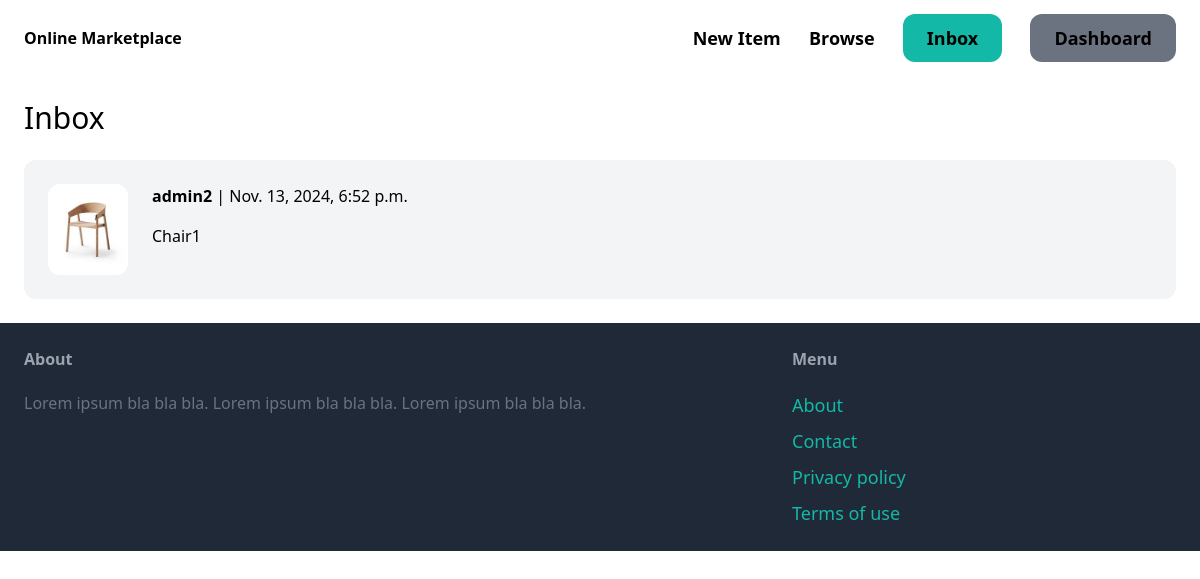
Screenshot of /inbox/ (signed in) with the database file from the repository.
### conversation/models.py (models this page shows)
class Conversation(models.Model):
    item = models.ForeignKey(Item, related_name='conversations', on_delete=models.CASCADE)
    members = models.ManyToManyField(User, related_name='conversations')
    created_at = models.DateTimeField(auto_now_add=True)
    modified_at = models.DateTimeField(auto_now=True)
    class Meta:
        ordering = ['modified_at',]

### item/models.py (models this page shows, shortened)
class Item(models.Model):
    category = models.ForeignKey(Category, related_name='items', on_delete=models.CASCADE)
    name = models.CharField(max_length=255)
    description = models.TextField(blank=True, null=True)
    price = models.FloatField()
    image = models.ImageField(upload_to='item_images', blank=True, null=True)
    is_sold = models.BooleanField(default=False)
    created_by = models.ForeignKey(User, related_name='items', on_delete=models.CASCADE)
    created_at = models.DateTimeField(auto_now_add=True)

### conversation/views.py (the view)
# urls.py: path('', views.inbox, name='inbox'),
@login_required
def inbox(request):
    conversations = Conversation.objects.filter(members__in=[request.user.id])
    return render(request, 'conversation/inbox.html', {
                      'conversations' : conversations,
                  })

### conversation/templates/conversation/inbox.html (shortened to what this page needs)
{% extends "core/base.html" %}
{% block content %}
<h1 class="mb-6 text-3xl">Inbox</h1>
<div class="space-y-6">
    {% for conversation in conversations %}
        <a href="{% url 'conversation:detail' conversation.id %}">
            <div class="p-6 flex bg-gray-100 rounded-xl">
                <div class="pr-6">
                    <img src="{{ conversation.item.image.url }}" class="w-20 rounded-xl">
                </div>
                <div>
                    {% for member in conversation.members.all %}
                        {% if member != request.user %}
                            <p class="mb-4"><strong>{{ member.username }}</strong> | {{ conversation.modified_at }}</p>
                            <p >{{ conversation.item.name }}</p>
                        {% endif %}
                    {% endfor %}
                </div>
            </div>
        </a>
    {% endfor %}
</div>
{% endblock %}

### rows the page displays
Conversation: item.image (picture), modified_at "Nov. 13, 2024, 6:52 p.m.", item.name "Chair1"

### other values shown
{{ member.username }} "admin2"
